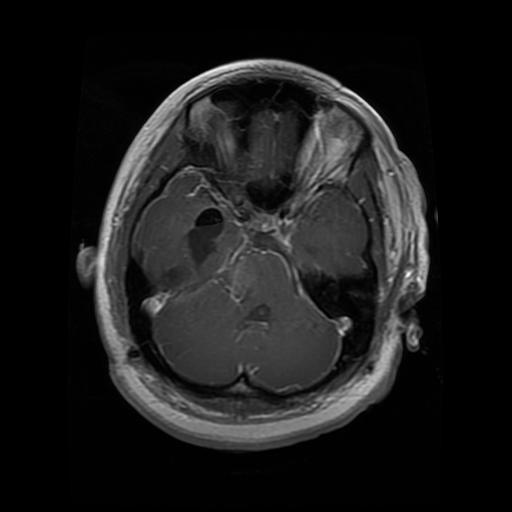
#> input picture samples/mri/glioma_1.jpg, 512 x 512 px
$ python -i preprocess.py   (imports and definitions only)
#> lines starting #> are read from the running program, lines starting #| are printed output that depends on the picture; after the words box and inside, x2 and y2 are one past the last pixel; in counts of white or black regions, pixels touching at a corner belong together
#> further down, picture is the input picture: shape (512, 512, 3); min 0, max 255, mean 27.5
"""
Preprocessing shared by training and the app.

Both the training scripts and the running app import these functions, so a scan
is always prepared in exactly the same way it was during training.
"""
import cv2
import numpy as np

MRI_SIZE = 192                                   # the network's input is 192 x 192 pixels
MRI_MEAN = np.array([0.485, 0.456, 0.406], np.float32)   # ImageNet statistics, because the
MRI_STD = np.array([0.229, 0.224, 0.225], np.float32)    # network was pretrained on ImageNet


def crop_brain_region(img_bgr: np.ndarray) -> np.ndarray:
    """Cut away the black border around the head so every brain fills the frame."""
    gray = cv2.GaussianBlur(cv2.cvtColor(img_bgr, cv2.COLOR_BGR2GRAY), (5, 5), 0)
    _, mask = cv2.threshold(gray, 45, 255, cv2.THRESH_BINARY)
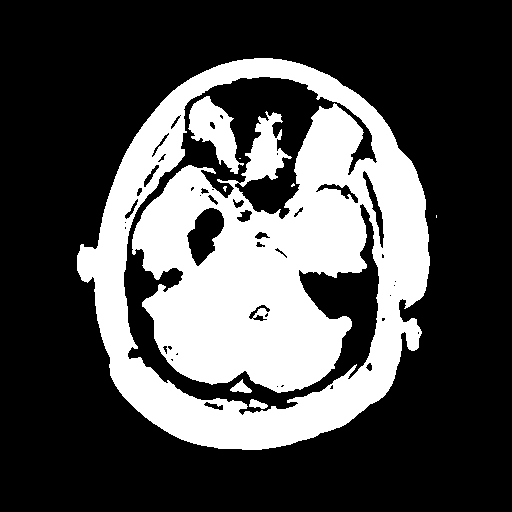
#> mask: shape (512, 512); 30.5% white; 8 white regions (4 under 20 px), largest, box (x1, y1, x2, y2) and area: (77, 58, 430, 450) 77544, (188, 96, 244, 174) 2010, (230, 379, 252, 393) 153, (249, 399, 268, 409) 114
    mask = cv2.dilate(cv2.erode(mask, None, iterations=2), None, iterations=2)
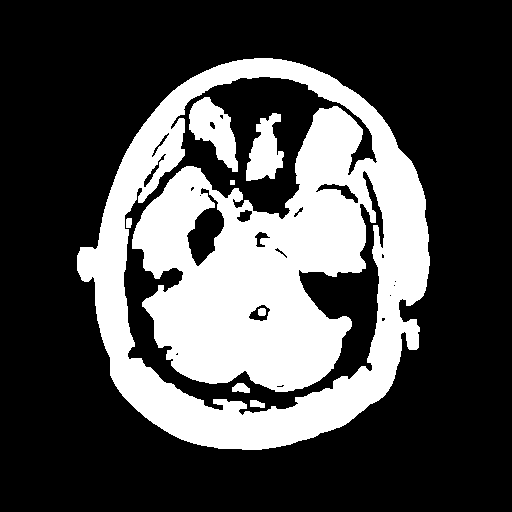
#> mask: shape (512, 512); 30% white; 8 white regions
    contours, _ = cv2.findContours(mask, cv2.RETR_EXTERNAL, cv2.CHAIN_APPROX_SIMPLE)
#> contours = 1 contour; box (x1, y1, x2, y2) and area: (77, 58, 430, 450) 104038
    if not contours:
        return img_bgr
    biggest = max(contours, key=cv2.contourArea)
#> biggest = contour of 551 points, box (x1, y1, x2, y2) (77, 58, 430, 450), area 104038
    if cv2.contourArea(biggest) < 0.02 * img_bgr.shape[0] * img_bgr.shape[1]:
        return img_bgr
    x, y, w, h = cv2.boundingRect(biggest)
#> x = 77; y = 58; w = 353; h = 392
    pad = 5
    crop = img_bgr[max(0, y - pad): y + h + pad, max(0, x - pad): x + w + pad]
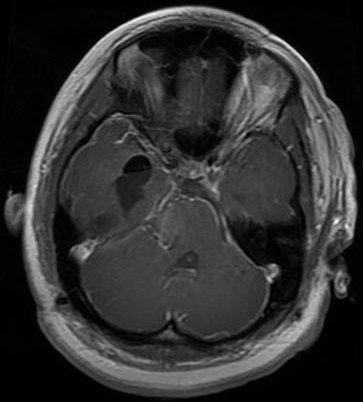
#> crop: shape (402, 363, 3); min 0, max 255, mean 49.2
    return crop if crop.size else img_bgr


def prepare_mri(img_bgr: np.ndarray) -> tuple[np.ndarray, np.ndarray]:
    """Return (network input of shape 1x3x192x192, the cropped image for display)."""
    shown = cv2.resize(crop_brain_region(img_bgr), (MRI_SIZE, MRI_SIZE), interpolation=cv2.INTER_AREA)
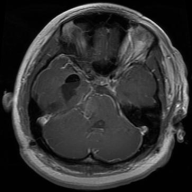
#> shown: shape (192, 192, 3); min 0, max 225, mean 49.2
    rgb = cv2.cvtColor(shown, cv2.COLOR_BGR2RGB).astype(np.float32) / 255.0
    x = ((rgb - MRI_MEAN) / MRI_STD).transpose(2, 0, 1)[None]
    return np.ascontiguousarray(x, np.float32), shown


def robust_scale(signal: np.ndarray) -> np.ndarray:
    """Centre an EEG recording on its median and divide by its interquartile range.

    Unlike mean and standard deviation, these are not thrown off by the large
    spikes that movement causes in an overnight recording.
    """
    median = np.median(signal)
    iqr = np.subtract(*np.percentile(signal, [75, 25]))
    return (signal - median) / (iqr if iqr > 1e-6 else 1.0)

>>> import cv2
>>> picture = cv2.imread('../samples/mri/glioma_1.jpg')
>>> result = prepare_mri(picture)

$ run again, on samples/mri/glioma_2.jpg
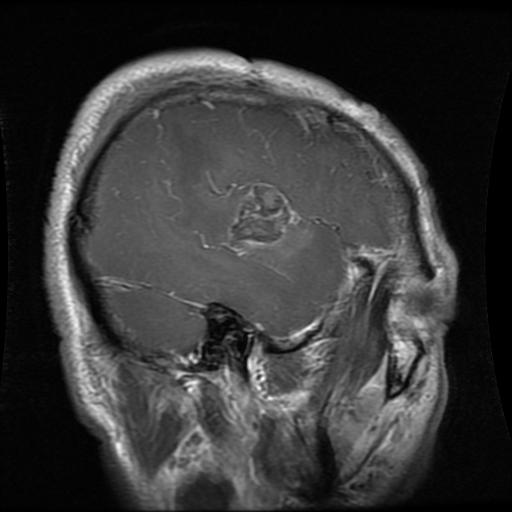
#> input picture samples/mri/glioma_2.jpg, 512 x 512 px
#> picture is the input picture: shape (512, 512, 3); min 0, max 255, mean 55.7
#> in crop_brain_region, `mask = cv2.dilate(cv2.erode(mask, None, iterations=2), None, iteration..`:
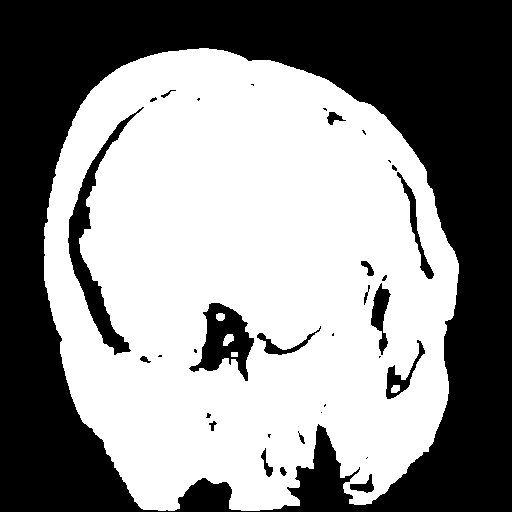
#> mask: shape (512, 512); 54.9% white; 34 black regions (15 under 20 px)
#> contours = 1 contour; box (x1, y1, x2, y2) and area: (44, 48, 459, 511) 152076
#> biggest = contour of 719 points, box (x1, y1, x2, y2) (44, 48, 459, 511), area 152076
#> x = 44; y = 48; w = 415; h = 463
#> in prepare_mri, `shown = cv2.resize(crop_brain_region(img_bgr), (MRI_SIZE, MRI_SIZE), i..`:
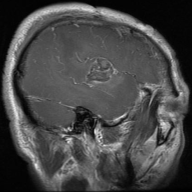
#> shown: shape (192, 192, 3); min 0, max 232, mean 71.9

$ run again, on samples/mri/glioma_3.jpg
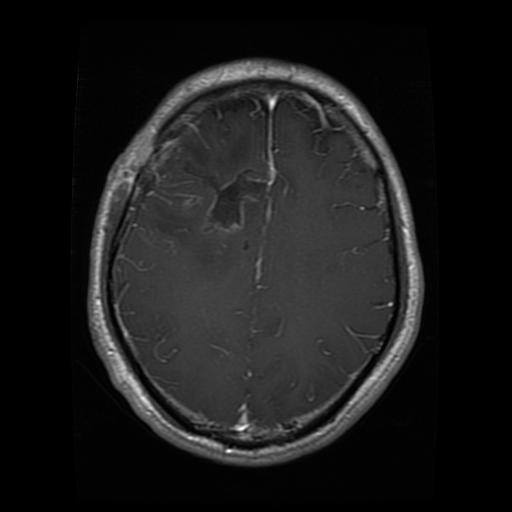
#> input picture samples/mri/glioma_3.jpg, 512 x 512 px
#> picture is the input picture: shape (512, 512, 3); min 0, max 255, mean 26.6
#> in crop_brain_region, `mask = cv2.dilate(cv2.erode(mask, None, iterations=2), None, iteration..`:
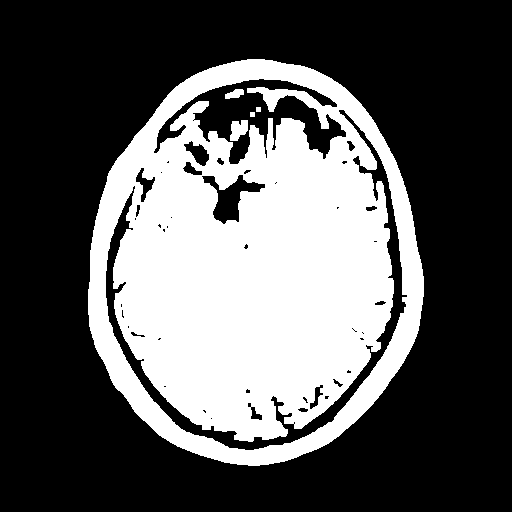
#> mask: shape (512, 512); 34.6% white; 5 white regions
#> contours = 1 contour; box (x1, y1, x2, y2) and area: (88, 59, 424, 466) 105658
#> biggest = contour of 504 points, box (x1, y1, x2, y2) (88, 59, 424, 466), area 105658
#> x = 88; y = 59; w = 336; h = 407
#> in prepare_mri, `shown = cv2.resize(crop_brain_region(img_bgr), (MRI_SIZE, MRI_SIZE), i..`:
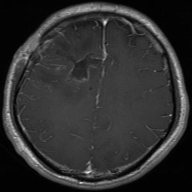
#> shown: shape (192, 192, 3); min 0, max 234, mean 47.8

$ run again, on samples/mri/glioma_4.jpg
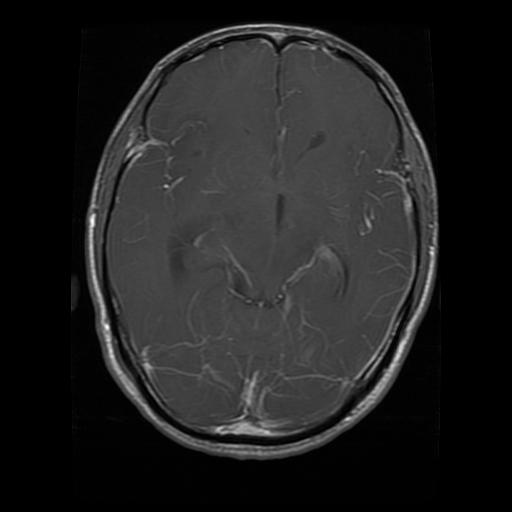
#> input picture samples/mri/glioma_4.jpg, 512 x 512 px
#> picture is the input picture: shape (512, 512, 3); min 0, max 253, mean 32.6
#> in crop_brain_region, `mask = cv2.dilate(cv2.erode(mask, None, iterations=2), None, iteration..`:
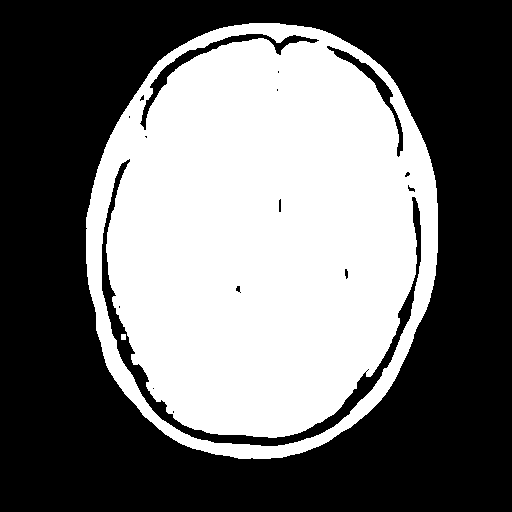
#> mask: shape (512, 512); 43.8% white; 2 white regions
#> contours = 1 contour; box (x1, y1, x2, y2) and area: (86, 23, 438, 459) 122288
#> biggest = contour of 579 points, box (x1, y1, x2, y2) (86, 23, 438, 459), area 122288
#> x = 86; y = 23; w = 352; h = 436
#> in prepare_mri, `shown = cv2.resize(crop_brain_region(img_bgr), (MRI_SIZE, MRI_SIZE), i..`:
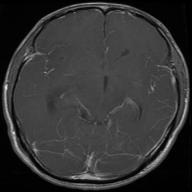
#> shown: shape (192, 192, 3); min 0, max 226, mean 52.6
